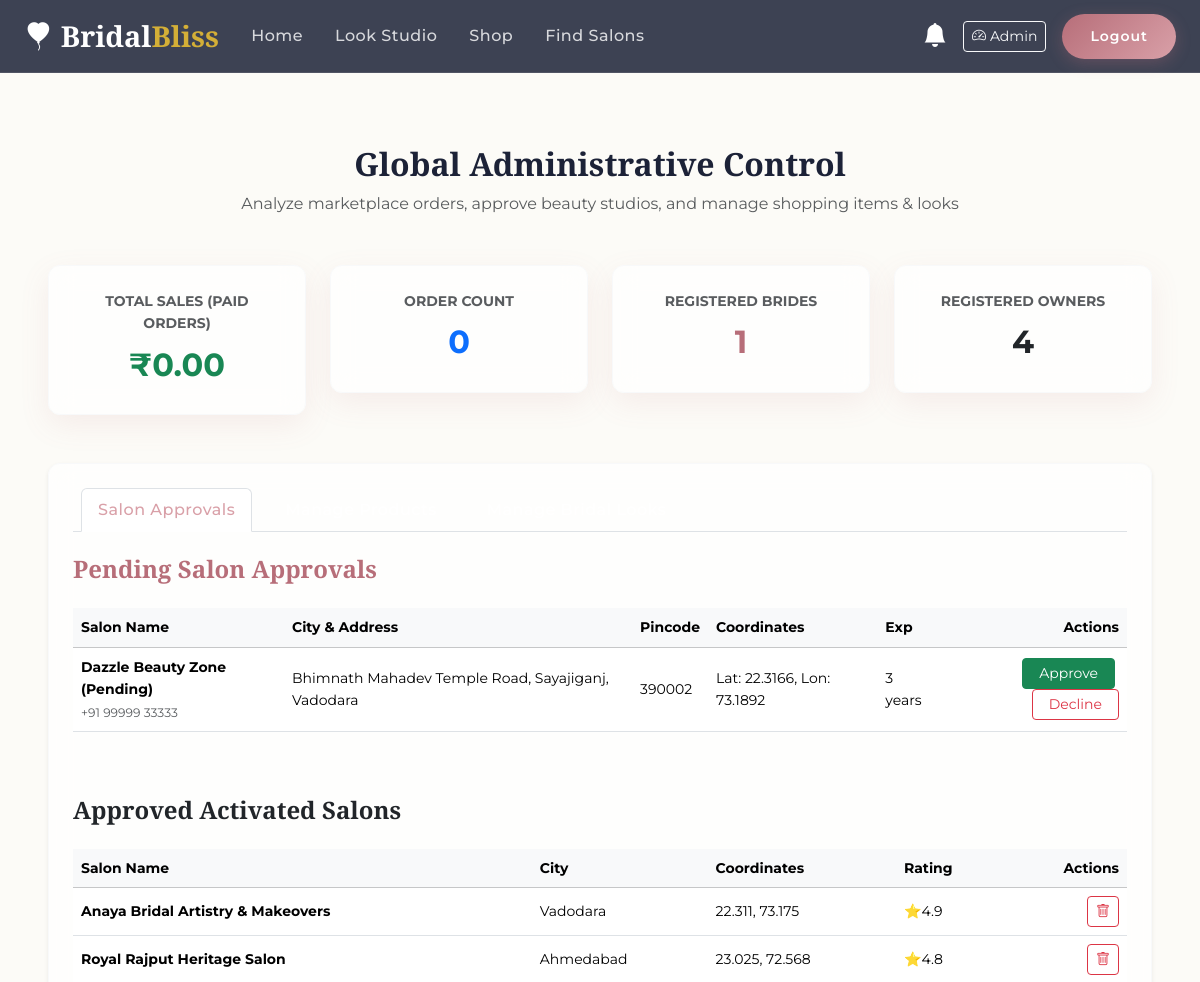
The app's page /admin/dashboard (signed in, upper part), older data.
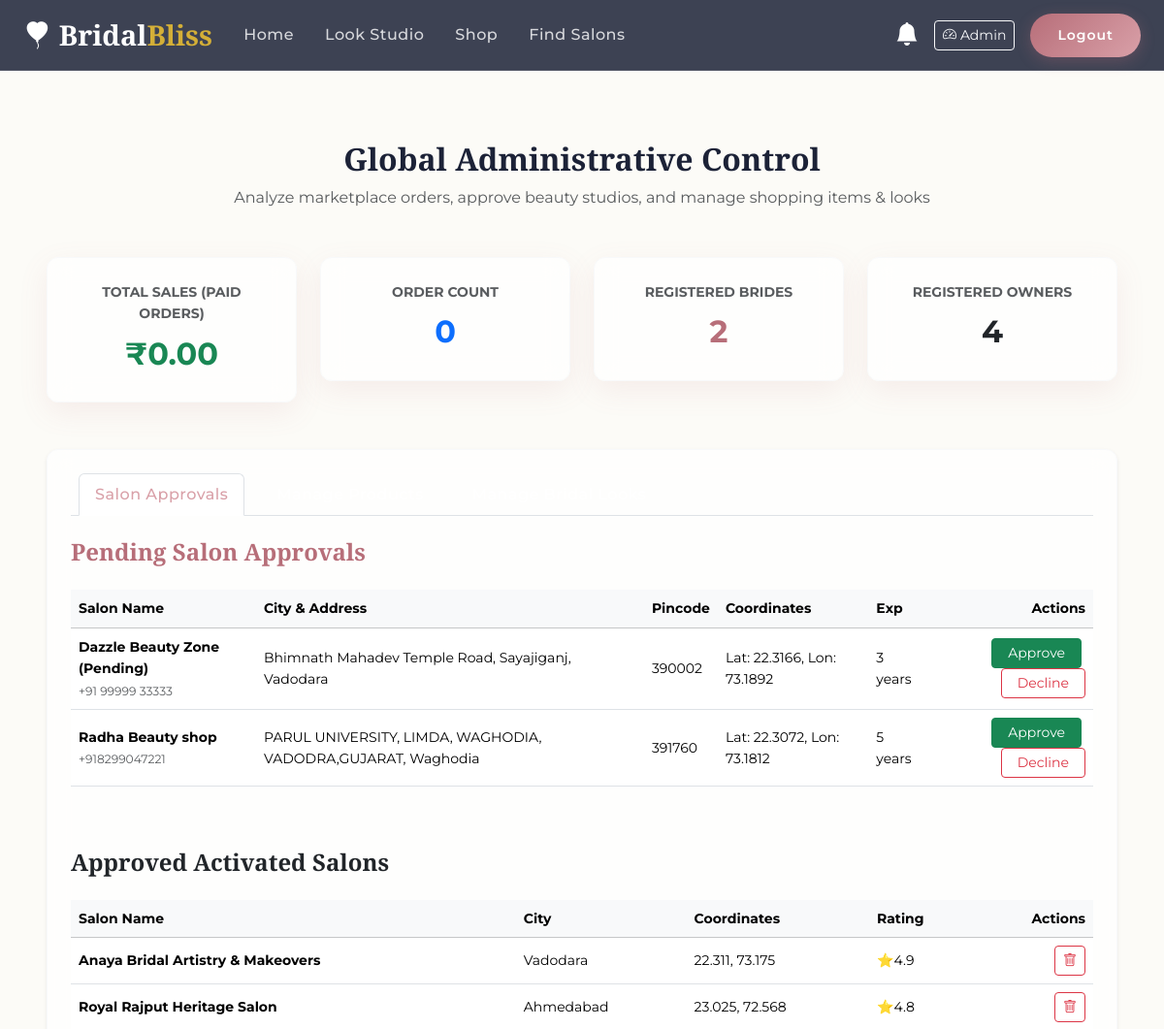
The same page, newer data.
### app/models.py (models this page shows)
class Salon(db.Model):
    __tablename__ = 'salons'
    id = db.Column(db.Integer, primary_key=True)
    name = db.Column(db.String(128), nullable=False)
    description = db.Column(db.Text)
    contact_number = db.Column(db.String(20), nullable=False)
    address = db.Column(db.String(256), nullable=False)
    city = db.Column(db.String(64), nullable=False)
    state = db.Column(db.String(64), nullable=False)
    pincode = db.Column(db.String(10), nullable=False)
    rating = db.Column(db.Float, default=4.0)
    experience_years = db.Column(db.Integer, default=5)
    latitude = db.Column(db.Float, nullable=False)
    longitude = db.Column(db.Float, nullable=False)
    is_approved = db.Column(db.Boolean, default=False)
    owner_id = db.Column(db.Integer, db.ForeignKey('users.id'), nullable=False)
    created_at = db.Column(db.DateTime, default=datetime.utcnow)
    owner = db.relationship('User', back_populates='owned_salons')
    services = db.relationship('SalonService', back_populates='salon', cascade="all, delete-orphan")
    portfolio = db.relationship('SalonPortfolio', back_populates='salon', cascade="all, delete-orphan")
    appointments = db.relationship('Appointment', back_populates='salon', cascade="all, delete-orphan")
    reviews = db.relationship('Review', back_populates='salon', cascade="all, delete-orphan")
    wishlist_items = db.relationship('WishlistItem', back_populates='salon', cascade="all, delete-orphan")

### app/routes/admin.py (the view)
@admin_bp.route('/dashboard')
@admin_required
def dashboard():
    orders = Order.query.all()
    total_sales = sum([o.total_amount for o in orders if o.status == 'Paid'])
    order_count = len(orders)
    users = User.query.filter_by(role='bride').count()
    salon_owners = User.query.filter_by(role='salon_owner').count()
    pending_salons = Salon.query.filter_by(is_approved=False).all()
    approved_salons = Salon.query.filter_by(is_approved=True).all()
    products = Product.query.all()
    categories = Category.query.all()
    looks = BridalLook.query.all()
    return render_template('admin/dashboard.html',
                           sales=total_sales,
                           order_count=order_count,
                           brides=users,
                           owners=salon_owners,
                           pending_salons=pending_salons,
                           approved_salons=approved_salons,
                           products=products,
                           categories=categories,
                           looks=looks)

### app/__init__.py (called while the page is built)
@login_manager.user_loader
def load_user(user_id):
    return User.query.get(int(user_id))

### app/utils/auth_helpers.py (called while the page is built)
def role_required(role):
    def decorator(fn):
        @wraps(fn)
        @login_required
        def wrapper(*args, **kwargs):
            if not current_user.is_authenticated:
                raise AuthenticationError('Authentication required to access this resource.')
            if current_user.role != role:
                raise UnauthorizedError(f'Only {role.replace("_", " ")} users can access this page.')
            return fn(*args, **kwargs)
        return wrapper
    return decorator

### app/templates/admin/dashboard.html (shortened to what this page needs)
{% extends "base.html" %}
{% block content %}
<div class="container-fluid px-5 py-5 animate__animated animate__fadeIn">
    <div class="text-center mb-5">
        <h2>Global Administrative Control</h2>
        <p class="text-muted">Analyze marketplace orders, approve beauty studios, and manage shopping items & looks</p>
    </div>
    <div class="row g-4 mb-5">
        <div class="col-md-3">
            <div class="glass-panel p-4 text-center border border-light">
                <span class="small fw-bold text-muted text-uppercase d-block mb-1">Total Sales (Paid Orders)</span>
                <span class="fs-2 fw-bold text-success">{{ sales | currency }}</span>
            </div>
        </div>
        <div class="col-md-3">
            <div class="glass-panel p-4 text-center border border-light">
                <span class="small fw-bold text-muted text-uppercase d-block mb-1">Order Count</span>
                <span class="fs-2 fw-bold text-primary">{{ order_count }}</span>
            </div>
        </div>
        <div class="col-md-3">
            <div class="glass-panel p-4 text-center border border-light">
                <span class="small fw-bold text-muted text-uppercase d-block mb-1">Registered Brides</span>
                <span class="fs-2 fw-bold text-rose" style="color: var(--primary-color);">{{ brides }}</span>
            </div>
        </div>
        <div class="col-md-3">
            <div class="glass-panel p-4 text-center border border-light">
                <span class="small fw-bold text-muted text-uppercase d-block mb-1">Registered Owners</span>
                <span class="fs-2 fw-bold text-dark">{{ owners }}</span>
            </div>
        </div>
    </div>
    <div class="glass-panel p-4 shadow-sm border border-light mb-5">
        <ul class="nav nav-tabs mb-4" id="adminTabs" role="tablist">
            <li class="nav-item">
                <button class="nav-link active text-dark" id="salons-tab" data-bs-toggle="tab" data-bs-target="#salons" type="button">Salon Approvals</button>
            </li>
            <li class="nav-item">
                <button class="nav-link text-dark" id="products-tab" data-bs-toggle="tab" data-bs-target="#products" type="button">Manage Products</button>
            </li>
            <li class="nav-item">
                <button class="nav-link text-dark" id="looks-tab" data-bs-toggle="tab" data-bs-target="#looks" type="button">Manage Bridal Looks</button>
            </li>
        </ul>
        <div class="tab-content" id="adminTabsContent">
            <div class="tab-pane fade show active" id="salons" role="tabpanel">
                <h4 class="mb-4 text-rose fw-bold" style="color: var(--primary-color);">Pending Salon Approvals</h4>
                {% if not pending_salons %}
                    <p class="text-muted text-center py-4">No salons currently awaiting approval.</p>
                {% else %}
                    <div class="table-responsive">
                        <table class="table table-hover align-middle small">
                            <thead class="table-light">
                                <tr>
                                    <th>Salon Name</th>
                                    <th>City & Address</th>
                                    <th>Pincode</th>
                                    <th>Coordinates</th>
                                    <th>Exp</th>
                                    <th class="text-end">Actions</th>
                                </tr>
                            </thead>
                            <tbody>
                                {% for s in pending_salons %}
                                <tr>
                                    <td><strong>{{ s.name }}</strong><br><span class="text-muted small">{{ s.contact_number }}</span></td>
                                    <td>{{ s.address }}, {{ s.city }}</td>
                                    <td>{{ s.pincode }}</td>
                                    <td>Lat: {{ s.latitude | round(4) }}, Lon: {{ s.longitude | round(4) }}</td>
                                    <td>{{ s.experience_years }} years</td>
                                    <td class="text-end">
                                        <a href="{{ url_for('admin.approve_salon', salon_id=s.id) }}" class="btn btn-success btn-sm me-1 px-3">Approve</a>
                                        <a href="{{ url_for('admin.delete_salon', salon_id=s.id) }}" class="btn btn-outline-danger btn-sm px-3">Decline</a>
                                    </td>
                                </tr>
                                {% endfor %}
                            </tbody>
                        </table>
                    </div>
                {% endif %}
                <h4 class="mb-4 mt-5 text-dark fw-bold">Approved Activated Salons</h4>
                <div class="table-responsive">
                    <table class="table table-hover align-middle small text-muted">
                        <thead class="table-light">
                            <tr>
                                <th>Salon Name</th>
                                <th>City</th>
                                <th>Coordinates</th>
                                <th>Rating</th>
                                <th class="text-end">Actions</th>
                            </tr>
                        </thead>
                        <tbody>
                            {% for s in approved_salons %}
                            <tr>
                                <td><strong>{{ s.name }}</strong></td>
                                <td>{{ s.city }}</td>
                                <td>{{ s.latitude | round(3) }}, {{ s.longitude | round(3) }}</td>
                                <td>⭐{{ s.rating }}</td>
                                <td class="text-end">
                                    <a href="{{ url_for('admin.delete_salon', salon_id=s.id) }}" class="btn btn-outline-danger btn-sm"><i class="bi bi-trash"></i></a>
                                </td>
                            </tr>
                            {% endfor %}
                        </tbody>
                    </table>
                </div>
            </div>
        </div>
    </div>
</div>
{% endblock %}

### app/templates/base.html (shortened to what this page needs)
<!doctype html>
<html lang="en">
  <head>
    <link
      href="https://cdn.jsdelivr.net/npm/bootstrap@5.3.2/dist/css/bootstrap.min.css"
      rel="stylesheet"
    />
    <link
      rel="stylesheet"
      href="https://cdn.jsdelivr.net/npm/bootstrap-icons@1.11.2/font/bootstrap-icons.min.css"
    />
    <link
      rel="stylesheet"
      href="{{ url_for('static', filename='css/style.css') }}"
    />
  </head>
  <body>
    <nav class="navbar navbar-expand-lg navbar-dark glass-navbar sticky-top">
      <div class="container-fluid px-4">
        <a class="navbar-brand" href="{{ url_for('main.index') }}">
          <i class="bi bi-balloon-heart-fill me-2 text-rose"></i>Bridal<span
            >Bliss</span
          >
        </a>
        <div class="collapse navbar-collapse" id="navbarNav">
          <ul class="navbar-nav me-auto mb-2 mb-lg-0">
            <li class="nav-item">
              <a class="nav-link" href="{{ url_for('main.index') }}">Home</a>
            </li>
            <li class="nav-item">
              <a class="nav-link" href="{{ url_for('studio.gallery') }}"
                >Look Studio</a
              >
            </li>
            <li class="nav-item">
              <a class="nav-link" href="{{ url_for('shop.catalog') }}">Shop</a>
            </li>
            <li class="nav-item">
              <a class="nav-link" href="{{ url_for('main.salons_list') }}"
                >Find Salons</a
              >
            </li>
          </ul>
          <div class="d-flex align-items-center">
            {% if current_user.is_authenticated %}
            <a
              href="{{ url_for('auth.notifications') }}"
              class="position-relative me-3 text-white text-decoration-none"
            >
              <i class="bi bi-bell-fill fs-4"></i>
            </a>
            {% if current_user.role == 'admin' %}
            <a
              href="{{ url_for('admin.dashboard') }}"
              class="btn btn-outline-light btn-sm me-3"
              ><i class="bi bi-speedometer2 me-1"></i>Admin</a
            >
            {% elif current_user.role == 'salon_owner' %}
            <a
              href="{{ url_for('owner.dashboard') }}"
              class="btn btn-outline-light btn-sm me-3"
              ><i class="bi bi-shop me-1"></i>Salon Portal</a
            >
            {% endif %}
            <a href="{{ url_for('auth.logout') }}" class="btn btn-luxury btn-sm"
              >Logout</a
            >
            {% endif %}
          </div>
        </div>
      </div>
    </nav>
    <main>{% block content %}{% endblock %}</main>
  </body>
</html>

### app/static/css/style.css (style rules this page uses)
:root { --primary-color: #b76e79; --primary-light: #d9a0a8; --accent-color: #d4af37; --dark-color: #1c2237; --light-bg: #fcfbf7; --white: #ffffff; --text-dark: #2c2c2c; --text-muted: #7c7c7c; --font-heading: 'Playfair Display', serif; --font-body: 'Montserrat', sans-serif; --box-shadow: 0 10px 30px rgba(183, 110, 121, 0.1); --border-radius: 12px; --transition: all 0.3s cubic-bezier(0.25, 0.8, 0.25, 1); }
* { margin: 0; padding: 0; box-sizing: border-box; }
body { background-color: var(--light-bg); color: var(--text-dark); font-family: var(--font-body); line-height: 1.6; overflow-x: hidden; }
h1, h2, h3, h4, h5, h6 { font-family: var(--font-heading); color: var(--dark-color); font-weight: 700; }
.glass-panel { background: rgba(255, 255, 255, 0.7); backdrop-filter: blur(12px); -webkit-backdrop-filter: blur(12px); border: 1px solid rgba(255, 255, 255, 0.25); border-radius: var(--border-radius); box-shadow: var(--box-shadow); }
.glass-navbar { background: rgba(28, 34, 55, 0.85) !important; backdrop-filter: blur(10px); -webkit-backdrop-filter: blur(10px); border-bottom: 1px solid rgba(255, 255, 255, 0.1); transition: var(--transition); }
.btn-luxury { background: linear-gradient(135deg, var(--primary-color), var(--primary-light)); color: var(--white); border: none; padding: 12px 28px; border-radius: 30px; font-weight: 600; letter-spacing: 1px; cursor: pointer; box-shadow: 0 4px 15px rgba(183, 110, 121, 0.3); transition: var(--transition); text-decoration: none; display: inline-block; text-align: center; }
.navbar-brand { font-family: var(--font-heading); font-size: 1.8rem; font-weight: 700; color: var(--white) !important; }
.navbar-brand span { color: var(--accent-color); }
.nav-link { color: rgba(255, 255, 255, 0.8) !important; font-weight: 500; letter-spacing: 0.5px; margin: 0 8px; transition: var(--transition); }
.nav-link:hover, .nav-link.active { color: var(--primary-light) !important; }

Row changes from the older to the newer data that the page shows:
added Salon: name "Radha Beauty shop", contact_number "+918299047221", address "PARUL UNIVERSITY, LIMDA, WAGHODIA, VADODRA,GUJARAT", city "Waghodia", pincode "391760", latitude "22.3072", longitude "73.1812", experience_years "5", shown under "Pending Salon Approvals"
Text that changed along with them:
{{ brides }}: "1" → "2"
